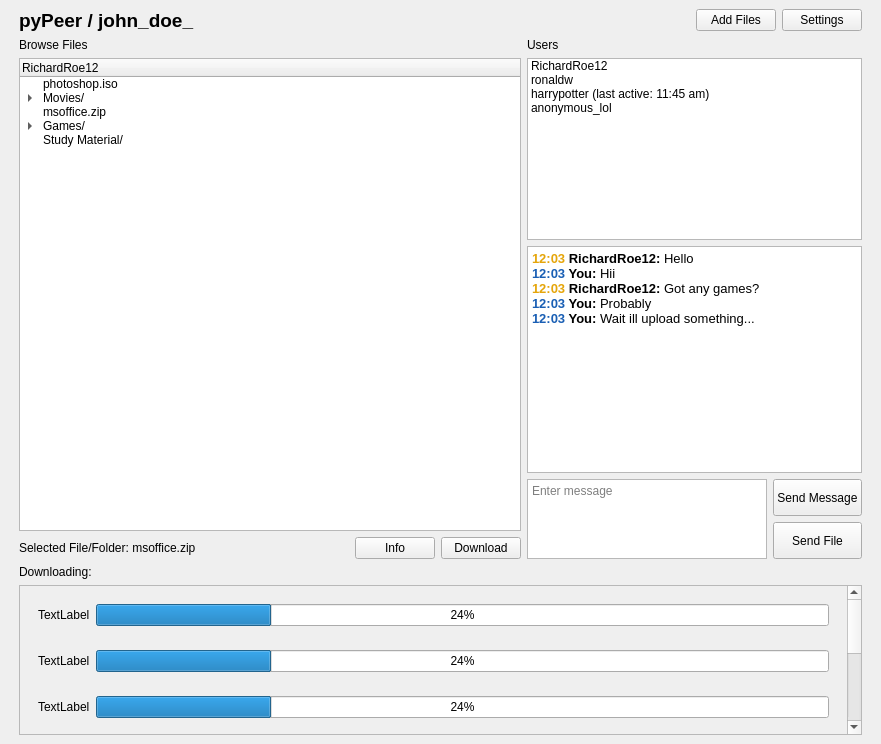
<?xml version="1.0" encoding="UTF-8"?>
<ui version="4.0">
 <class>MainWindow</class>
 <widget class="QMainWindow" name="MainWindow">
  <property name="geometry">
   <rect>
    <x>0</x>
    <y>0</y>
    <width>881</width>
    <height>744</height>
   </rect>
  </property>
  <property name="sizePolicy">
   <sizepolicy hsizetype="Preferred" vsizetype="Minimum">
    <horstretch>0</horstretch>
    <verstretch>0</verstretch>
   </sizepolicy>
  </property>
  <property name="windowTitle">
   <string>pyPeer</string>
  </property>
  <property name="unifiedTitleAndToolBarOnMac">
   <bool>false</bool>
  </property>
  <widget class="QWidget" name="centralwidget">
   <layout class="QVBoxLayout" name="verticalLayout_4">
    <item>
     <layout class="QVBoxLayout" name="verticalLayout">
      <property name="sizeConstraint">
       <enum>QLayout::SetMaximumSize</enum>
      </property>
      <property name="leftMargin">
       <number>10</number>
      </property>
      <property name="topMargin">
       <number>0</number>
      </property>
      <property name="rightMargin">
       <number>10</number>
      </property>
      <item>
       <layout class="QHBoxLayout" name="Buttons" stretch="0,0,0,0">
        <property name="spacing">
         <number>6</number>
        </property>
        <property name="sizeConstraint">
         <enum>QLayout::SetDefaultConstraint</enum>
        </property>
        <item>
         <widget class="QLabel" name="label_3">
          <property name="sizePolicy">
           <sizepolicy hsizetype="Preferred" vsizetype="Preferred">
            <horstretch>0</horstretch>
            <verstretch>0</verstretch>
           </sizepolicy>
          </property>
          <property name="font">
           <font>
            <pointsize>14</pointsize>
            <weight>75</weight>
            <bold>true</bold>
           </font>
          </property>
          <property name="text">
           <string>pyPeer / john_doe_</string>
          </property>
          <property name="margin">
           <number>0</number>
          </property>
         </widget>
        </item>
        <item>
         <spacer name="horizontalSpacer">
          <property name="orientation">
           <enum>Qt::Horizontal</enum>
          </property>
          <property name="sizeHint" stdset="0">
           <size>
            <width>40</width>
            <height>20</height>
           </size>
          </property>
         </spacer>
        </item>
        <item>
         <widget class="QPushButton" name="pushButton_2">
          <property name="text">
           <string>Add Files</string>
          </property>
         </widget>
        </item>
        <item>
         <widget class="QPushButton" name="pushButton">
          <property name="text">
           <string>Settings</string>
          </property>
         </widget>
        </item>
       </layout>
      </item>
      <item>
       <layout class="QHBoxLayout" name="Content" stretch="3,2">
        <item>
         <layout class="QVBoxLayout" name="Files" stretch="0,2,0">
          <item>
           <widget class="QLabel" name="label">
            <property name="text">
             <string>Browse Files</string>
            </property>
           </widget>
          </item>
          <item>
           <widget class="QTreeWidget" name="treeWidget">
            <attribute name="headerVisible">
             <bool>true</bool>
            </attribute>
            <column>
             <property name="text">
              <string>RichardRoe12</string>
             </property>
            </column>
            <item>
             <property name="text">
              <string>photoshop.iso</string>
             </property>
            </item>
            <item>
             <property name="text">
              <string>Movies/</string>
             </property>
             <item>
              <property name="text">
               <string>The Matrix.mov</string>
              </property>
             </item>
             <item>
              <property name="text">
               <string>Forrest Gump.mp4</string>
              </property>
             </item>
             <item>
              <property name="text">
               <string>Django.mp4</string>
              </property>
             </item>
            </item>
            <item>
             <property name="text">
              <string>msoffice.zip</string>
             </property>
            </item>
            <item>
             <property name="text">
              <string>Games/</string>
             </property>
             <item>
              <property name="text">
               <string>NFS/</string>
              </property>
             </item>
             <item>
              <property name="text">
               <string>nfsmostwanted.zip</string>
              </property>
             </item>
             <item>
              <property name="text">
               <string>TLauncher.zip</string>
              </property>
             </item>
             <item>
              <property name="text">
               <string>GTA-V.iso</string>
              </property>
             </item>
            </item>
            <item>
             <property name="text">
              <string>Study Material/</string>
             </property>
            </item>
           </widget>
          </item>
          <item>
           <layout class="QHBoxLayout" name="horizontalLayout_2">
            <item>
             <widget class="QLabel" name="label_4">
              <property name="text">
               <string>Selected File/Folder: msoffice.zip</string>
              </property>
             </widget>
            </item>
            <item>
             <spacer name="horizontalSpacer_2">
              <property name="orientation">
               <enum>Qt::Horizontal</enum>
              </property>
              <property name="sizeHint" stdset="0">
               <size>
                <width>40</width>
                <height>20</height>
               </size>
              </property>
             </spacer>
            </item>
            <item>
             <widget class="QPushButton" name="pushButton_5">
              <property name="enabled">
               <bool>true</bool>
              </property>
              <property name="text">
               <string>Info</string>
              </property>
             </widget>
            </item>
            <item>
             <widget class="QPushButton" name="pushButton_4">
              <property name="enabled">
               <bool>true</bool>
              </property>
              <property name="text">
               <string>Download</string>
              </property>
             </widget>
            </item>
           </layout>
          </item>
         </layout>
        </item>
        <item>
         <layout class="QVBoxLayout" name="Users" stretch="0,4,0,1">
          <property name="sizeConstraint">
           <enum>QLayout::SetDefaultConstraint</enum>
          </property>
          <item>
           <widget class="QLabel" name="label_2">
            <property name="text">
             <string>Users</string>
            </property>
           </widget>
          </item>
          <item>
           <widget class="QListWidget" name="listWidget">
            <property name="sortingEnabled">
             <bool>false</bool>
            </property>
            <item>
             <property name="text">
              <string>RichardRoe12</string>
             </property>
             <property name="icon">
              <iconset resource="res/userstatus.qrc">
               <normaloff>:/res/earth.png</normaloff>:/res/earth.png</iconset>
             </property>
            </item>
            <item>
             <property name="text">
              <string>ronaldw</string>
             </property>
             <property name="icon">
              <iconset resource="res/userstatus.qrc">
               <normaloff>:/res/earth.png</normaloff>:/res/earth.png</iconset>
             </property>
            </item>
            <item>
             <property name="text">
              <string>harrypotter (last active: 11:45 am)</string>
             </property>
             <property name="icon">
              <iconset resource="res/userstatus.qrc">
               <normaloff>:/res/web-off.png</normaloff>:/res/web-off.png</iconset>
             </property>
            </item>
            <item>
             <property name="text">
              <string>anonymous_lol</string>
             </property>
             <property name="icon">
              <iconset resource="res/userstatus.qrc">
               <normaloff>:/res/earth.png</normaloff>:/res/earth.png</iconset>
             </property>
            </item>
           </widget>
          </item>
          <item>
           <widget class="QTextEdit" name="textEdit">
            <property name="sizePolicy">
             <sizepolicy hsizetype="Expanding" vsizetype="Minimum">
              <horstretch>0</horstretch>
              <verstretch>5</verstretch>
             </sizepolicy>
            </property>
            <property name="minimumSize">
             <size>
              <width>0</width>
              <height>0</height>
             </size>
            </property>
            <property name="html">
             <string>&lt;!DOCTYPE HTML PUBLIC &quot;-//W3C//DTD HTML 4.0//EN&quot; &quot;http://www.w3.org/TR/REC-html40/strict.dtd&quot;&gt;
&lt;html&gt;&lt;head&gt;&lt;meta name=&quot;qrichtext&quot; content=&quot;1&quot; /&gt;&lt;style type=&quot;text/css&quot;&gt;
p, li { white-space: pre-wrap; }
&lt;/style&gt;&lt;/head&gt;&lt;body style=&quot; font-family:'Noto Sans'; font-size:10pt; font-weight:400; font-style:normal;&quot;&gt;
&lt;p style=&quot; margin-top:0px; margin-bottom:0px; margin-left:0px; margin-right:0px; -qt-block-indent:0; text-indent:0px;&quot;&gt;&lt;span style=&quot; font-weight:600; color:#e5a50a;&quot;&gt;12:03&lt;/span&gt;&lt;span style=&quot; font-weight:600;&quot;&gt; RichardRoe12: &lt;/span&gt;Hello&lt;/p&gt;
&lt;p style=&quot; margin-top:0px; margin-bottom:0px; margin-left:0px; margin-right:0px; -qt-block-indent:0; text-indent:0px;&quot;&gt;&lt;span style=&quot; font-weight:600; color:#1a5fb4;&quot;&gt;12:03&lt;/span&gt;&lt;span style=&quot; font-weight:600;&quot;&gt; You: &lt;/span&gt;Hii&lt;/p&gt;
&lt;p style=&quot; margin-top:0px; margin-bottom:0px; margin-left:0px; margin-right:0px; -qt-block-indent:0; text-indent:0px;&quot;&gt;&lt;span style=&quot; font-weight:600; color:#e5a50a;&quot;&gt;12:03&lt;/span&gt;&lt;span style=&quot; font-weight:600;&quot;&gt; RichardRoe12: &lt;/span&gt;Got any games?&lt;/p&gt;
&lt;p style=&quot; margin-top:0px; margin-bottom:0px; margin-left:0px; margin-right:0px; -qt-block-indent:0; text-indent:0px;&quot;&gt;&lt;span style=&quot; font-weight:600; color:#1a5fb4;&quot;&gt;12:03&lt;/span&gt;&lt;span style=&quot; font-weight:600;&quot;&gt; You: &lt;/span&gt;Probably&lt;/p&gt;
&lt;p style=&quot; margin-top:0px; margin-bottom:0px; margin-left:0px; margin-right:0px; -qt-block-indent:0; text-indent:0px;&quot;&gt;&lt;span style=&quot; font-weight:600; color:#1a5fb4;&quot;&gt;12:03&lt;/span&gt;&lt;span style=&quot; font-weight:600;&quot;&gt; You: &lt;/span&gt;Wait ill upload something...&lt;/p&gt;&lt;/body&gt;&lt;/html&gt;</string>
            </property>
            <property name="textInteractionFlags">
             <set>Qt::TextSelectableByMouse</set>
            </property>
           </widget>
          </item>
          <item>
           <layout class="QHBoxLayout" name="horizontalLayout">
            <property name="sizeConstraint">
             <enum>QLayout::SetDefaultConstraint</enum>
            </property>
            <item>
             <widget class="QPlainTextEdit" name="plainTextEdit">
              <property name="enabled">
               <bool>true</bool>
              </property>
              <property name="sizePolicy">
               <sizepolicy hsizetype="Expanding" vsizetype="Minimum">
                <horstretch>0</horstretch>
                <verstretch>0</verstretch>
               </sizepolicy>
              </property>
              <property name="maximumSize">
               <size>
                <width>16777215</width>
                <height>80</height>
               </size>
              </property>
              <property name="placeholderText">
               <string>Enter message</string>
              </property>
             </widget>
            </item>
            <item>
             <layout class="QVBoxLayout" name="verticalLayout_6">
              <item>
               <widget class="QPushButton" name="pushButton_3">
                <property name="sizePolicy">
                 <sizepolicy hsizetype="Minimum" vsizetype="Minimum">
                  <horstretch>0</horstretch>
                  <verstretch>0</verstretch>
                 </sizepolicy>
                </property>
                <property name="text">
                 <string>Send Message</string>
                </property>
               </widget>
              </item>
              <item>
               <widget class="QPushButton" name="pushButton_6">
                <property name="sizePolicy">
                 <sizepolicy hsizetype="Minimum" vsizetype="Minimum">
                  <horstretch>0</horstretch>
                  <verstretch>0</verstretch>
                 </sizepolicy>
                </property>
                <property name="text">
                 <string>Send File</string>
                </property>
               </widget>
              </item>
             </layout>
            </item>
           </layout>
          </item>
         </layout>
        </item>
       </layout>
      </item>
      <item>
       <widget class="QLabel" name="label_12">
        <property name="text">
         <string>Downloading:</string>
        </property>
       </widget>
      </item>
      <item>
       <widget class="QScrollArea" name="scrollArea">
        <property name="sizePolicy">
         <sizepolicy hsizetype="Expanding" vsizetype="Preferred">
          <horstretch>0</horstretch>
          <verstretch>0</verstretch>
         </sizepolicy>
        </property>
        <property name="maximumSize">
         <size>
          <width>16777215</width>
          <height>150</height>
         </size>
        </property>
        <property name="widgetResizable">
         <bool>true</bool>
        </property>
        <widget class="QWidget" name="scrollAreaWidgetContents">
         <property name="geometry">
          <rect>
           <x>0</x>
           <y>0</y>
           <width>831</width>
           <height>328</height>
          </rect>
         </property>
         <layout class="QVBoxLayout" name="verticalLayout_5">
          <item>
           <widget class="QWidget" name="widget_6" native="true">
            <property name="sizePolicy">
             <sizepolicy hsizetype="Preferred" vsizetype="Fixed">
              <horstretch>0</horstretch>
              <verstretch>0</verstretch>
             </sizepolicy>
            </property>
            <property name="minimumSize">
             <size>
              <width>0</width>
              <height>40</height>
             </size>
            </property>
            <property name="maximumSize">
             <size>
              <width>16777215</width>
              <height>40</height>
             </size>
            </property>
            <layout class="QHBoxLayout" name="horizontalLayout_8">
             <item>
              <widget class="QLabel" name="label_10">
               <property name="text">
                <string>TextLabel</string>
               </property>
              </widget>
             </item>
             <item>
              <widget class="QProgressBar" name="progressBar_6">
               <property name="value">
                <number>24</number>
               </property>
              </widget>
             </item>
            </layout>
           </widget>
          </item>
          <item>
           <widget class="QWidget" name="widget_3" native="true">
            <property name="sizePolicy">
             <sizepolicy hsizetype="Preferred" vsizetype="Fixed">
              <horstretch>0</horstretch>
              <verstretch>0</verstretch>
             </sizepolicy>
            </property>
            <property name="minimumSize">
             <size>
              <width>0</width>
              <height>40</height>
             </size>
            </property>
            <property name="maximumSize">
             <size>
              <width>16777215</width>
              <height>40</height>
             </size>
            </property>
            <layout class="QHBoxLayout" name="horizontalLayout_5">
             <item>
              <widget class="QLabel" name="label_7">
               <property name="text">
                <string>TextLabel</string>
               </property>
              </widget>
             </item>
             <item>
              <widget class="QProgressBar" name="progressBar_3">
               <property name="value">
                <number>24</number>
               </property>
              </widget>
             </item>
            </layout>
           </widget>
          </item>
          <item>
           <widget class="QWidget" name="widget_4" native="true">
            <property name="sizePolicy">
             <sizepolicy hsizetype="Preferred" vsizetype="Fixed">
              <horstretch>0</horstretch>
              <verstretch>0</verstretch>
             </sizepolicy>
            </property>
            <property name="minimumSize">
             <size>
              <width>0</width>
              <height>40</height>
             </size>
            </property>
            <property name="maximumSize">
             <size>
              <width>16777215</width>
              <height>40</height>
             </size>
            </property>
            <layout class="QHBoxLayout" name="horizontalLayout_6">
             <item>
              <widget class="QLabel" name="label_8">
               <property name="text">
                <string>TextLabel</string>
               </property>
              </widget>
             </item>
             <item>
              <widget class="QProgressBar" name="progressBar_4">
               <property name="value">
                <number>24</number>
               </property>
              </widget>
             </item>
            </layout>
           </widget>
          </item>
          <item alignment="Qt::AlignTop">
           <widget class="QWidget" name="widget" native="true">
            <property name="sizePolicy">
             <sizepolicy hsizetype="Preferred" vsizetype="Fixed">
              <horstretch>0</horstretch>
              <verstretch>0</verstretch>
             </sizepolicy>
            </property>
            <property name="minimumSize">
             <size>
              <width>0</width>
              <height>40</height>
             </size>
            </property>
            <property name="maximumSize">
             <size>
              <width>16777215</width>
              <height>40</height>
             </size>
            </property>
            <layout class="QHBoxLayout" name="horizontalLayout_3">
             <item>
              <widget class="QLabel" name="label_5">
               <property name="text">
                <string>TextLabel</string>
               </property>
              </widget>
             </item>
             <item>
              <widget class="QProgressBar" name="progressBar">
               <property name="value">
                <number>24</number>
               </property>
              </widget>
             </item>
            </layout>
           </widget>
          </item>
          <item>
           <widget class="QWidget" name="widget_5" native="true">
            <property name="sizePolicy">
             <sizepolicy hsizetype="Preferred" vsizetype="Fixed">
              <horstretch>0</horstretch>
              <verstretch>0</verstretch>
             </sizepolicy>
            </property>
            <property name="minimumSize">
             <size>
              <width>0</width>
              <height>40</height>
             </size>
            </property>
            <property name="maximumSize">
             <size>
              <width>16777215</width>
              <height>40</height>
             </size>
            </property>
            <layout class="QHBoxLayout" name="horizontalLayout_7">
             <item>
              <widget class="QLabel" name="label_9">
               <property name="text">
                <string>TextLabel</string>
               </property>
              </widget>
             </item>
             <item>
              <widget class="QProgressBar" name="progressBar_5">
               <property name="value">
                <number>24</number>
               </property>
              </widget>
             </item>
            </layout>
           </widget>
          </item>
          <item>
           <widget class="QWidget" name="widget_2" native="true">
            <property name="sizePolicy">
             <sizepolicy hsizetype="Preferred" vsizetype="Fixed">
              <horstretch>0</horstretch>
              <verstretch>0</verstretch>
             </sizepolicy>
            </property>
            <property name="minimumSize">
             <size>
              <width>0</width>
              <height>40</height>
             </size>
            </property>
            <property name="maximumSize">
             <size>
              <width>16777215</width>
              <height>40</height>
             </size>
            </property>
            <layout class="QHBoxLayout" name="horizontalLayout_4">
             <item>
              <widget class="QLabel" name="label_6">
               <property name="text">
                <string>TextLabel</string>
               </property>
              </widget>
             </item>
             <item>
              <widget class="QProgressBar" name="progressBar_2">
               <property name="value">
                <number>24</number>
               </property>
              </widget>
             </item>
            </layout>
           </widget>
          </item>
          <item alignment="Qt::AlignTop">
           <widget class="QWidget" name="widget_7" native="true">
            <property name="sizePolicy">
             <sizepolicy hsizetype="Preferred" vsizetype="Fixed">
              <horstretch>0</horstretch>
              <verstretch>0</verstretch>
             </sizepolicy>
            </property>
            <property name="minimumSize">
             <size>
              <width>0</width>
              <height>40</height>
             </size>
            </property>
            <property name="maximumSize">
             <size>
              <width>16777215</width>
              <height>40</height>
             </size>
            </property>
            <layout class="QHBoxLayout" name="horizontalLayout_9">
             <item>
              <widget class="QLabel" name="label_11">
               <property name="text">
                <string>TextLabel</string>
               </property>
              </widget>
             </item>
             <item>
              <widget class="QProgressBar" name="progressBar_7">
               <property name="value">
                <number>24</number>
               </property>
              </widget>
             </item>
            </layout>
           </widget>
          </item>
         </layout>
        </widget>
       </widget>
      </item>
     </layout>
    </item>
   </layout>
  </widget>
 </widget>
 <resources>
  <include location="res/userstatus.qrc"/>
 </resources>
 <connections/>
</ui>
